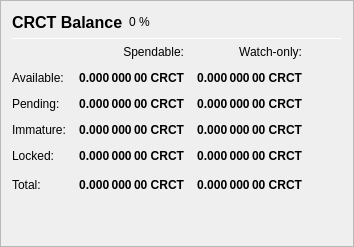
                   <widget class="QFrame" name="frame_Balances">
                    <property name="frameShape">
                     <enum>QFrame::StyledPanel</enum>
                    </property>
                    <property name="frameShadow">
                     <enum>QFrame::Raised</enum>
                    </property>
                    <layout class="QVBoxLayout" name="verticalLayout_4">
                     <item>
                      <layout class="QHBoxLayout" name="horizontalLayout_4">
                       <item>
                        <widget class="QLabel" name="label_5">
                         <property name="minimumSize">
                          <size>
                           <width>0</width>
                           <height>20</height>
                          </size>
                         </property>
                         <property name="font">
                          <font>
                           <pointsize>12</pointsize>
                           <weight>75</weight>
                           <bold>true</bold>
                          </font>
                         </property>
                         <property name="text">
                          <string>CRCT Balance</string>
                         </property>
                        </widget>
                       </item>
                       <item>
                        <widget class="QLabel" name="labelCRCTPercent">
                         <property name="text">
                          <string notr="true">0 %</string>
                         </property>
                        </widget>
                       </item>
                       <item>
                        <spacer name="horizontalSpacer_3">
                         <property name="orientation">
                          <enum>Qt::Horizontal</enum>
                         </property>
                         <property name="sizeHint" stdset="0">
                          <size>
                           <width>40</width>
                           <height>20</height>
                          </size>
                         </property>
                        </spacer>
                       </item>
                      </layout>
                     </item>
                     <item>
                      <widget class="Line" name="line_Balance">
                       <property name="minimumSize">
                        <size>
                         <width>0</width>
                         <height>1</height>
                        </size>
                       </property>
                       <property name="maximumSize">
                        <size>
                         <width>16777215</width>
                         <height>1</height>
                        </size>
                       </property>
                       <property name="orientation">
                        <enum>Qt::Horizontal</enum>
                       </property>
                      </widget>
                     </item>
                     <item>
                      <layout class="QGridLayout" name="gridLayout">
                       <property name="spacing">
                        <number>12</number>
                       </property>
                       <item row="0" column="1">
                        <widget class="QLabel" name="labelSpendable">
                         <property name="text">
                          <string>Spendable:</string>
                         </property>
                         <property name="alignment">
                          <set>Qt::AlignRight|Qt::AlignTrailing|Qt::AlignVCenter</set>
                         </property>
                        </widget>
                       </item>
                       <item row="0" column="2">
                        <widget class="QLabel" name="labelWatchonly">
                         <property name="text">
                          <string>Watch-only:</string>
                         </property>
                         <property name="alignment">
                          <set>Qt::AlignRight|Qt::AlignTrailing|Qt::AlignVCenter</set>
                         </property>
                        </widget>
                       </item>
                       <item row="1" column="0">
                        <widget class="QLabel" name="labelBalanceText">
                         <property name="text">
                          <string>Available:</string>
                         </property>
                        </widget>
                       </item>
                       <item row="1" column="1">
                        <widget class="QLabel" name="labelBalance">
                         <property name="font">
                          <font>
                           <weight>75</weight>
                           <bold>true</bold>
                          </font>
                         </property>
                         <property name="cursor">
                          <cursorShape>IBeamCursor</cursorShape>
                         </property>
                         <property name="toolTip">
                          <string>Your current spendable balance</string>
                         </property>
                         <property name="text">
                          <string notr="true">0.000 000 00 CRCT</string>
                         </property>
                         <property name="alignment">
                          <set>Qt::AlignRight|Qt::AlignTrailing|Qt::AlignVCenter</set>
                         </property>
                         <property name="textInteractionFlags">
                          <set>Qt::LinksAccessibleByMouse|Qt::TextSelectableByKeyboard|Qt::TextSelectableByMouse</set>
                         </property>
                        </widget>
                       </item>
                       <item row="1" column="2">
                        <widget class="QLabel" name="labelWatchAvailable">
                         <property name="font">
                          <font>
                           <weight>75</weight>
                           <bold>true</bold>
                          </font>
                         </property>
                         <property name="cursor">
                          <cursorShape>IBeamCursor</cursorShape>
                         </property>
                         <property name="toolTip">
                          <string>Your current balance in watch-only addresses</string>
                         </property>
                         <property name="text">
                          <string notr="true">0.000 000 00 CRCT</string>
                         </property>
                         <property name="alignment">
                          <set>Qt::AlignRight|Qt::AlignTrailing|Qt::AlignVCenter</set>
                         </property>
                         <property name="textInteractionFlags">
                          <set>Qt::LinksAccessibleByMouse|Qt::TextSelectableByKeyboard|Qt::TextSelectableByMouse</set>
                         </property>
                        </widget>
                       </item>
                       <item row="2" column="0">
                        <widget class="QLabel" name="labelPendingText">
                         <property name="text">
                          <string>Pending:</string>
                         </property>
                        </widget>
                       </item>
                       <item row="2" column="1">
                        <widget class="QLabel" name="labelUnconfirmed">
                         <property name="font">
                          <font>
                           <weight>75</weight>
                           <bold>true</bold>
                          </font>
                         </property>
                         <property name="cursor">
                          <cursorShape>IBeamCursor</cursorShape>
                         </property>
                         <property name="toolTip">
                          <string>Total of transactions that have yet to be confirmed, and do not yet count toward the spendable balance</string>
                         </property>
                         <property name="text">
                          <string notr="true">0.000 000 00 CRCT</string>
                         </property>
                         <property name="alignment">
                          <set>Qt::AlignRight|Qt::AlignTrailing|Qt::AlignVCenter</set>
                         </property>
                         <property name="textInteractionFlags">
                          <set>Qt::LinksAccessibleByMouse|Qt::TextSelectableByKeyboard|Qt::TextSelectableByMouse</set>
                         </property>
                        </widget>
                       </item>
                       <item row="2" column="2">
                        <widget class="QLabel" name="labelWatchPending">
                         <property name="font">
                          <font>
                           <weight>75</weight>
                           <bold>true</bold>
                          </font>
                         </property>
                         <property name="cursor">
                          <cursorShape>IBeamCursor</cursorShape>
                         </property>
                         <property name="toolTip">
                          <string>Unconfirmed transactions to watch-only addresses</string>
                         </property>
                         <property name="text">
                          <string notr="true">0.000 000 00 CRCT</string>
                         </property>
                         <property name="alignment">
                          <set>Qt::AlignRight|Qt::AlignTrailing|Qt::AlignVCenter</set>
                         </property>
                         <property name="textInteractionFlags">
                          <set>Qt::LinksAccessibleByMouse|Qt::TextSelectableByKeyboard|Qt::TextSelectableByMouse</set>
                         </property>
                        </widget>
                       </item>
                       <item row="3" column="0">
                        <widget class="QLabel" name="labelImmatureText">
                         <property name="text">
                          <string>Immature:</string>
                         </property>
                        </widget>
                       </item>
                       <item row="3" column="1">
                        <widget class="QLabel" name="labelImmature">
                         <property name="font">
                          <font>
                           <weight>75</weight>
                           <bold>true</bold>
                          </font>
                         </property>
                         <property name="cursor">
                          <cursorShape>IBeamCursor</cursorShape>
                         </property>
                         <property name="toolTip">
                          <string>Staked or masternode rewards that has not yet matured</string>
                         </property>
                         <property name="text">
                          <string notr="true">0.000 000 00 CRCT</string>
                         </property>
                         <property name="alignment">
                          <set>Qt::AlignRight|Qt::AlignTrailing|Qt::AlignVCenter</set>
                         </property>
                         <property name="textInteractionFlags">
                          <set>Qt::LinksAccessibleByMouse|Qt::TextSelectableByKeyboard|Qt::TextSelectableByMouse</set>
                         </property>
                        </widget>
                       </item>
                       <item row="3" column="2">
                        <widget class="QLabel" name="labelWatchImmature">
                         <property name="font">
                          <font>
                           <weight>75</weight>
                           <bold>true</bold>
                          </font>
                         </property>
                         <property name="cursor">
                          <cursorShape>IBeamCursor</cursorShape>
                         </property>
                         <property name="toolTip">
                          <string>Staked or masternode rewards in watch-only addresses that has not yet matured</string>
                         </property>
                         <property name="text">
                          <string notr="true">0.000 000 00 CRCT</string>
                         </property>
                         <property name="alignment">
                          <set>Qt::AlignRight|Qt::AlignTrailing|Qt::AlignVCenter</set>
                         </property>
                         <property name="textInteractionFlags">
                          <set>Qt::LinksAccessibleByMouse|Qt::TextSelectableByKeyboard|Qt::TextSelectableByMouse</set>
                         </property>
                        </widget>
                       </item>
                       <item row="4" column="0">
                        <widget class="QLabel" name="labelLockedBalanceText">
                         <property name="toolTip">
                          <string>Locked CRCT or Masternode collaterals. These are excluded from zCRCT minting.</string>
                         </property>
                         <property name="text">
                          <string>Locked:</string>
                         </property>
                        </widget>
                       </item>
                       <item row="4" column="1">
                        <widget class="QLabel" name="labelLockedBalance">
                         <property name="font">
                          <font>
                           <weight>75</weight>
                           <bold>true</bold>
                          </font>
                         </property>
                         <property name="cursor">
                          <cursorShape>IBeamCursor</cursorShape>
                         </property>
                         <property name="toolTip">
                          <string>Locked CRCT or Masternode collaterals. These are excluded from zCRCT minting.</string>
                         </property>
                         <property name="text">
                          <string notr="true">0.000 000 00 CRCT</string>
                         </property>
                         <property name="alignment">
                          <set>Qt::AlignRight|Qt::AlignTrailing|Qt::AlignVCenter</set>
                         </property>
                         <property name="textInteractionFlags">
                          <set>Qt::LinksAccessibleByMouse|Qt::TextSelectableByKeyboard|Qt::TextSelectableByMouse</set>
                         </property>
                        </widget>
                       </item>
                       <item row="4" column="2">
                        <widget class="QLabel" name="labelWatchLocked">
                         <property name="font">
                          <font>
                           <weight>75</weight>
                           <bold>true</bold>
                          </font>
                         </property>
                         <property name="cursor">
                          <cursorShape>IBeamCursor</cursorShape>
                         </property>
                         <property name="toolTip">
                          <string>Current locked balance in watch-only addresses</string>
                         </property>
                         <property name="text">
                          <string notr="true">0.000 000 00 CRCT</string>
                         </property>
                         <property name="alignment">
                          <set>Qt::AlignRight|Qt::AlignTrailing|Qt::AlignVCenter</set>
                         </property>
                         <property name="textInteractionFlags">
                          <set>Qt::LinksAccessibleByMouse|Qt::TextSelectableByKeyboard|Qt::TextSelectableByMouse</set>
                         </property>
                        </widget>
                       </item>
                       <item row="5" column="0">
                        <widget class="QLabel" name="labelTotalText">
                         <property name="toolTip">
                          <string>Your current CIRCUIT balance, unconfirmed and immature transactions included</string>
                         </property>
                         <property name="text">
                          <string>Total:</string>
                         </property>
                        </widget>
                       </item>
                       <item row="5" column="1">
                        <widget class="QLabel" name="labelTotal">
                         <property name="font">
                          <font>
                           <weight>75</weight>
                           <bold>true</bold>
                          </font>
                         </property>
                         <property name="cursor">
                          <cursorShape>IBeamCursor</cursorShape>
                         </property>
                         <property name="toolTip">
                          <string>Your current CIRCUIT balance, unconfirmed and immature transactions included</string>
                         </property>
                         <property name="text">
                          <string notr="true">0.000 000 00 CRCT</string>
                         </property>
                         <property name="alignment">
                          <set>Qt::AlignRight|Qt::AlignTrailing|Qt::AlignVCenter</set>
                         </property>
                         <property name="textInteractionFlags">
                          <set>Qt::LinksAccessibleByMouse|Qt::TextSelectableByKeyboard|Qt::TextSelectableByMouse</set>
                         </property>
                        </widget>
                       </item>
                       <item row="5" column="2">
                        <widget class="QLabel" name="labelWatchTotal">
                         <property name="font">
                          <font>
                           <weight>75</weight>
                           <bold>true</bold>
                          </font>
                         </property>
                         <property name="cursor">
                          <cursorShape>IBeamCursor</cursorShape>
                         </property>
                         <property name="toolTip">
                          <string>Current total balance in watch-only addresses</string>
                         </property>
                         <property name="text">
                          <string notr="true">0.000 000 00 CRCT</string>
                         </property>
                         <property name="alignment">
                          <set>Qt::AlignRight|Qt::AlignTrailing|Qt::AlignVCenter</set>
                         </property>
                         <property name="textInteractionFlags">
                          <set>Qt::LinksAccessibleByMouse|Qt::TextSelectableByKeyboard|Qt::TextSelectableByMouse</set>
                         </property>
                        </widget>
                       </item>
                       <item row="5" column="3">
                        <spacer name="horizontalSpacer_9">
                         <property name="orientation">
                          <enum>Qt::Horizontal</enum>
                         </property>
                         <property name="sizeHint" stdset="0">
                          <size>
                           <width>40</width>
                           <height>20</height>
                          </size>
                         </property>
                        </spacer>
                       </item>
                      </layout>
                     </item>
                     <item>
                      <spacer name="verticalSpacer_3">
                       <property name="orientation">
                        <enum>Qt::Vertical</enum>
                       </property>
                       <property name="sizeHint" stdset="0">
                        <size>
                         <width>20</width>
                         <height>40</height>
                        </size>
                       </property>
                      </spacer>
                     </item>
                    </layout>
                   </widget>
